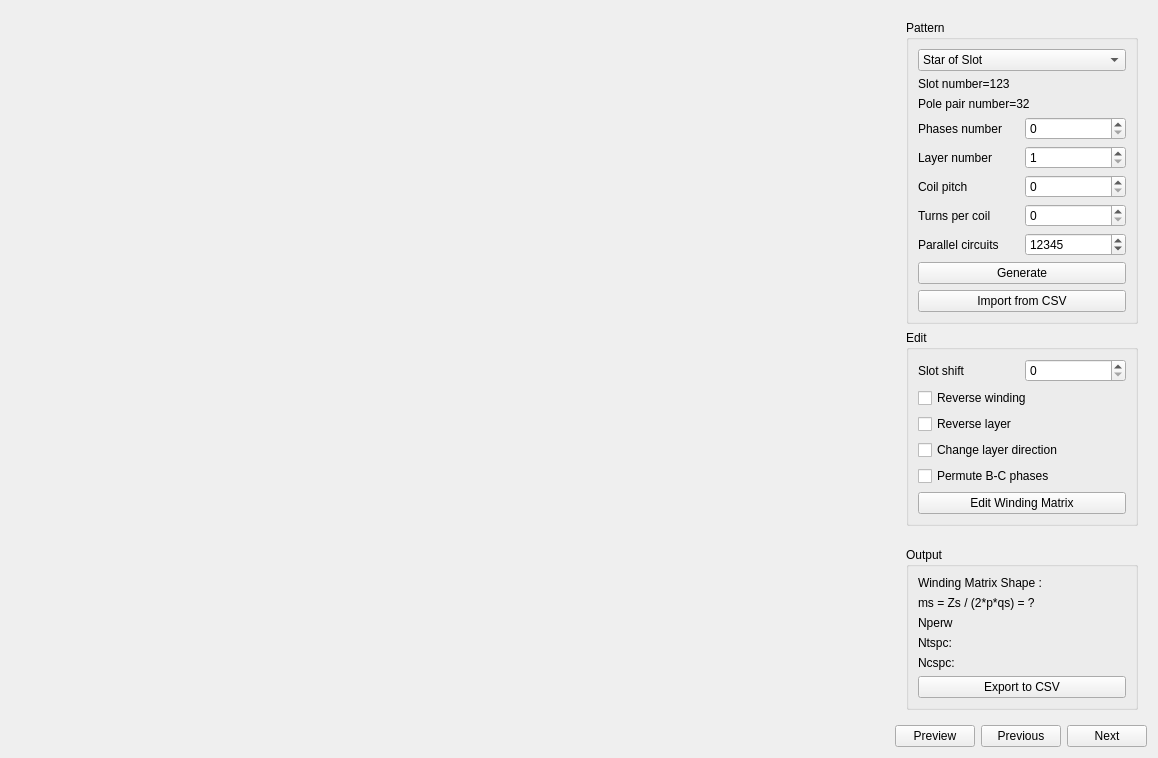
<?xml version="1.0" encoding="UTF-8"?>
<ui version="4.0">
 <class>SWinding</class>
 <widget class="QWidget" name="SWinding">
  <property name="geometry">
   <rect>
    <x>0</x>
    <y>0</y>
    <width>1158</width>
    <height>758</height>
   </rect>
  </property>
  <property name="minimumSize">
   <size>
    <width>650</width>
    <height>550</height>
   </size>
  </property>
  <property name="windowTitle">
   <string>Form</string>
  </property>
  <layout class="QVBoxLayout" name="verticalLayout_5">
   <item>
    <layout class="QHBoxLayout" name="horizontalLayout_8">
     <item>
      <widget class="MPLCanvas2" name="w_viewer" native="true"/>
     </item>
     <item>
      <widget class="QLabel" name="in_wind_param">
       <property name="maximumSize">
        <size>
         <width>400</width>
         <height>16777215</height>
        </size>
       </property>
       <property name="text">
        <string/>
       </property>
       <property name="pixmap">
        <pixmap resource="../../../Resources/pyleecan.qrc">:/images/images/MachineSetup/WindParam/Winding param.PNG</pixmap>
       </property>
       <property name="scaledContents">
        <bool>true</bool>
       </property>
      </widget>
     </item>
     <item>
      <widget class="QWidget" name="widget" native="true">
       <property name="minimumSize">
        <size>
         <width>250</width>
         <height>0</height>
        </size>
       </property>
       <property name="maximumSize">
        <size>
         <width>250</width>
         <height>16777215</height>
        </size>
       </property>
       <layout class="QVBoxLayout" name="verticalLayout_4">
        <item>
         <widget class="QGroupBox" name="g_pattern">
          <property name="title">
           <string>Pattern</string>
          </property>
          <layout class="QVBoxLayout" name="verticalLayout_2">
           <item>
            <widget class="QComboBox" name="c_wind_type">
             <item>
              <property name="text">
               <string>Star of Slot</string>
              </property>
             </item>
             <item>
              <property name="text">
               <string>User Defined</string>
              </property>
             </item>
            </widget>
           </item>
           <item>
            <widget class="QLabel" name="in_Zs">
             <property name="text">
              <string>Slot number=123</string>
             </property>
            </widget>
           </item>
           <item>
            <widget class="QLabel" name="in_p">
             <property name="text">
              <string>Pole pair number=32</string>
             </property>
            </widget>
           </item>
           <item>
            <layout class="QGridLayout" name="gridLayout">
             <item row="0" column="0">
              <widget class="QLabel" name="in_qs">
               <property name="text">
                <string>Phases number</string>
               </property>
              </widget>
             </item>
             <item row="0" column="1">
              <widget class="QSpinBox" name="si_qs"/>
             </item>
             <item row="1" column="0">
              <widget class="QLabel" name="in_Nlayer">
               <property name="text">
                <string>Layer number</string>
               </property>
              </widget>
             </item>
             <item row="1" column="1">
              <widget class="QSpinBox" name="si_Nlayer">
               <property name="minimum">
                <number>1</number>
               </property>
               <property name="maximum">
                <number>2</number>
               </property>
              </widget>
             </item>
             <item row="2" column="0">
              <widget class="QLabel" name="in_coil_pitch">
               <property name="text">
                <string>Coil pitch</string>
               </property>
              </widget>
             </item>
             <item row="2" column="1">
              <widget class="QSpinBox" name="si_coil_pitch"/>
             </item>
             <item row="3" column="0">
              <widget class="QLabel" name="in_Ntcoil">
               <property name="text">
                <string>Turns per coil</string>
               </property>
              </widget>
             </item>
             <item row="3" column="1">
              <widget class="QSpinBox" name="si_Ntcoil"/>
             </item>
             <item row="4" column="0">
              <widget class="QLabel" name="in_Npcp">
               <property name="text">
                <string>Parallel circuits</string>
               </property>
              </widget>
             </item>
             <item row="4" column="1">
              <widget class="QSpinBox" name="si_Npcp">
               <property name="maximum">
                <number>999999999</number>
               </property>
               <property name="value">
                <number>12345</number>
               </property>
              </widget>
             </item>
            </layout>
           </item>
           <item>
            <widget class="QPushButton" name="b_generate">
             <property name="text">
              <string>Generate</string>
             </property>
            </widget>
           </item>
           <item>
            <widget class="QPushButton" name="b_import">
             <property name="text">
              <string>Import from CSV</string>
             </property>
            </widget>
           </item>
          </layout>
         </widget>
        </item>
        <item>
         <widget class="QGroupBox" name="g_edit">
          <property name="title">
           <string>Edit</string>
          </property>
          <layout class="QVBoxLayout" name="verticalLayout">
           <item>
            <layout class="QHBoxLayout" name="horizontalLayout_4">
             <item>
              <widget class="QLabel" name="in_Nslot">
               <property name="minimumSize">
                <size>
                 <width>0</width>
                 <height>0</height>
                </size>
               </property>
               <property name="maximumSize">
                <size>
                 <width>16777215</width>
                 <height>16777215</height>
                </size>
               </property>
               <property name="text">
                <string>Slot shift</string>
               </property>
              </widget>
             </item>
             <item>
              <widget class="QSpinBox" name="si_Nslot">
               <property name="minimumSize">
                <size>
                 <width>60</width>
                 <height>0</height>
                </size>
               </property>
              </widget>
             </item>
            </layout>
           </item>
           <item>
            <widget class="QCheckBox" name="is_reverse">
             <property name="text">
              <string>Reverse winding</string>
             </property>
            </widget>
           </item>
           <item>
            <widget class="QCheckBox" name="is_reverse_layer">
             <property name="text">
              <string>Reverse layer</string>
             </property>
            </widget>
           </item>
           <item>
            <widget class="QCheckBox" name="is_change_layer">
             <property name="text">
              <string>Change layer direction</string>
             </property>
            </widget>
           </item>
           <item>
            <widget class="QCheckBox" name="is_permute_B_C">
             <property name="text">
              <string>Permute B-C phases</string>
             </property>
            </widget>
           </item>
           <item>
            <widget class="QPushButton" name="b_edit_wind_mat">
             <property name="text">
              <string>Edit Winding Matrix</string>
             </property>
            </widget>
           </item>
          </layout>
         </widget>
        </item>
        <item>
         <spacer name="verticalSpacer">
          <property name="orientation">
           <enum>Qt::Vertical</enum>
          </property>
          <property name="sizeHint" stdset="0">
           <size>
            <width>20</width>
            <height>40</height>
           </size>
          </property>
         </spacer>
        </item>
        <item>
         <widget class="QGroupBox" name="g_output">
          <property name="minimumSize">
           <size>
            <width>200</width>
            <height>0</height>
           </size>
          </property>
          <property name="title">
           <string>Output</string>
          </property>
          <layout class="QVBoxLayout" name="verticalLayout_3">
           <item>
            <widget class="QLabel" name="out_shape">
             <property name="minimumSize">
              <size>
               <width>175</width>
               <height>0</height>
              </size>
             </property>
             <property name="text">
              <string>Winding Matrix Shape : </string>
             </property>
            </widget>
           </item>
           <item>
            <widget class="QLabel" name="out_ms">
             <property name="text">
              <string>ms = Zs / (2*p*qs) = ?</string>
             </property>
            </widget>
           </item>
           <item>
            <widget class="QLabel" name="out_Nperw">
             <property name="toolTip">
              <string>Winding periodicity</string>
             </property>
             <property name="text">
              <string>Nperw</string>
             </property>
            </widget>
           </item>
           <item>
            <widget class="QLabel" name="out_Ntspc">
             <property name="toolTip">
              <string>Winding number of turns in series per phase</string>
             </property>
             <property name="statusTip">
              <string>Winding number of turns in series per phase</string>
             </property>
             <property name="whatsThis">
              <string>Winding number of turns in series per phase</string>
             </property>
             <property name="text">
              <string>Ntspc: </string>
             </property>
            </widget>
           </item>
           <item>
            <widget class="QLabel" name="out_Ncspc">
             <property name="toolTip">
              <string>Number of coils in series per parallel circuit</string>
             </property>
             <property name="statusTip">
              <string>Number of coils in series per parallel circuit</string>
             </property>
             <property name="whatsThis">
              <string>Number of coils in series per parallel circuit</string>
             </property>
             <property name="text">
              <string>Ncspc:</string>
             </property>
            </widget>
           </item>
           <item>
            <widget class="QPushButton" name="b_export">
             <property name="text">
              <string>Export to CSV</string>
             </property>
            </widget>
           </item>
          </layout>
         </widget>
        </item>
       </layout>
      </widget>
     </item>
    </layout>
   </item>
   <item>
    <layout class="QHBoxLayout" name="horizontalLayout_3">
     <item>
      <spacer name="horizontalSpacer_3">
       <property name="orientation">
        <enum>Qt::Horizontal</enum>
       </property>
       <property name="sizeHint" stdset="0">
        <size>
         <width>40</width>
         <height>20</height>
        </size>
       </property>
      </spacer>
     </item>
     <item>
      <widget class="QPushButton" name="b_preview">
       <property name="text">
        <string>Preview</string>
       </property>
      </widget>
     </item>
     <item>
      <widget class="QPushButton" name="b_previous">
       <property name="text">
        <string>Previous</string>
       </property>
      </widget>
     </item>
     <item>
      <widget class="QPushButton" name="b_next">
       <property name="text">
        <string>Next</string>
       </property>
      </widget>
     </item>
    </layout>
   </item>
  </layout>
 </widget>
 <customwidgets>
  <customwidget>
   <class>MPLCanvas2</class>
   <extends>QWidget</extends>
   <header>.....GUI.Tools.MPLCanvas</header>
   <container>1</container>
  </customwidget>
 </customwidgets>
 <resources>
  <include location="../../../Resources/pyleecan.qrc"/>
  <include location="../../../Resources/pyleecan.qrc"/>
 </resources>
 <connections/>
</ui>
